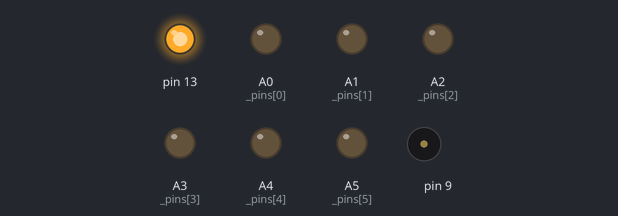
This sketch was run on a simulated Arduino Uno, built with avr-gcc and run on an emulated ATmega328P. On the bench: output pins drawn as LEDs (lit = HIGH), buzzer (waves = sounding).

Above: at 25.64 s.
At 27.89 s:
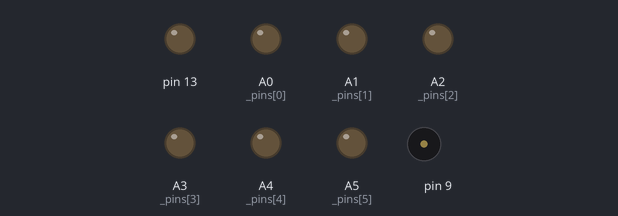
Timing chart, 0 to 28.5 s (numbered marks = the images above):
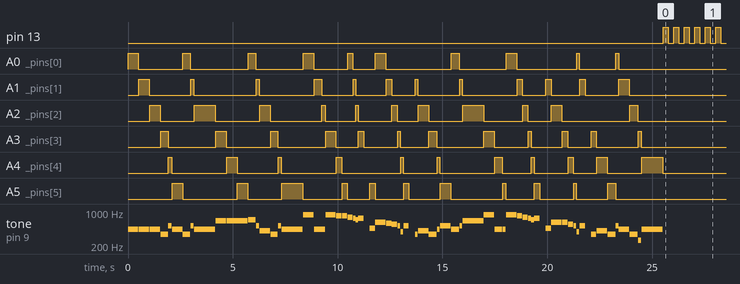

Measured:
- by itself, pin 13: alternates HIGH for 0.25 s and LOW for 0.25 s

The sketch:

imperial_march.ino
```cpp
#include <Arduino.h>
#include "pitches.h"
#include "play_tone.h"

#define N_NOTES         71


struct song imperial_march[] = {
                                {NOTE_A4,  500},
                                {NOTE_A4,  500},
                                {NOTE_A4,  500},
                                {NOTE_F4,  350},
                                {NOTE_C5,  150},
                                {NOTE_A4,  500},
                                {NOTE_F4,  350},
                                {NOTE_C5,  150},
                                {NOTE_A4, 1000}, // 9 notas

                                {NOTE_E5,  500}, // 10 notas
                                {NOTE_E5,  500},
                                {NOTE_E5,  500},
                                {NOTE_F5,  350},
                                {NOTE_C5,  150},
                                {NOTE_GS4, 500},
                                {NOTE_F4,  350},
                                {NOTE_C5,  150},
                                {NOTE_A4, 1000},  // 18 notas

                                {NOTE_A5,  500},
                                {NOTE_A4,  350}, // 20 notas
                                {NOTE_A4,  150},
                                {NOTE_A5,  500},
                                {NOTE_GS5, 250},
                                {NOTE_GS5, 250},
                                {NOTE_G5,  250},
                                {NOTE_FS5, 100},
                                {NOTE_F5,  100},
                                {NOTE_FS5, 250},
                                {       0, 250}, // 29 notas

                                {NOTE_AS4, 250}, // 30 notas
                                {NOTE_DS5, 500},
                                {NOTE_D5,  250},
                                {NOTE_CS5, 250},
                                {NOTE_C5,  125},
                                {NOTE_G4,  125},
                                {NOTE_C5,  250},
                                {       0, 250},

                                {NOTE_F4,  125},
                                {NOTE_GS4, 500},
                                {NOTE_F4,  375},  // 40 notas
                                {NOTE_A4,  125},
                                {NOTE_C5,  500},
                                {NOTE_A4,  375},
                                {NOTE_C5,  125},
                                {NOTE_E5, 1000},  // 45 notas

                                //more interesting stuff (this doesn't quite get it right somehow)
                                {NOTE_A5,  500},
                                {NOTE_A4,  350},
                                {NOTE_A4,  150},
                                {NOTE_A5,  500},
                                {NOTE_GS5, 250},  // 50 notas
                                {NOTE_G5,  250},
                                {NOTE_FS5, 125},
                                {NOTE_F5,  125},
                                {NOTE_FS5, 250},
                                {       0, 250},

                                {NOTE_AS4, 250},
                                {NOTE_DS5, 500},
                                {NOTE_DS5, 250},
                                {NOTE_CS5, 250},  // 59 notas
                                {NOTE_C5,  125},  // 60 notas
                                {NOTE_G4,  125},
                                {NOTE_C5,  250},
                                {       0, 250},

                                {NOTE_F4,  250},
                                {NOTE_GS4, 500},
                                {NOTE_F4,  375},
                                {NOTE_C5,  125},
                                {NOTE_A4,  500},
                                {NOTE_F4,  375},
                                {NOTE_C4,  150},  // 70 notas
                                {NOTE_A4, 1000}   // 71 notas
                               };

/*
struct song {

        int     _tone;
        short   _duration;

};

*/

void setup() {

        pinMode( A0, OUTPUT );
        pinMode( A1, OUTPUT );
        pinMode( A2, OUTPUT );
        pinMode( A3, OUTPUT );
        pinMode( A4, OUTPUT );
        pinMode( A5, OUTPUT );

        pinMode( 13, OUTPUT );
        playTone( 9, imperial_march, N_NOTES );

}


void loop() {

        digitalWrite(13, HIGH );
        delay(250);
        digitalWrite( 13, LOW );
        delay(250);


}
```

pitches.h
```cpp
#ifndef __PITCHES_H
#define __PITCHES_H

#define NOTE_B0  31
#define NOTE_C1  33
#define NOTE_CS1 35
#define NOTE_D1  37
#define NOTE_DS1 39
#define NOTE_E1  41
#define NOTE_F1  44
#define NOTE_FS1 46
#define NOTE_G1  49
#define NOTE_GS1 52
#define NOTE_A1  55
#define NOTE_AS1 58
#define NOTE_B1  62
#define NOTE_C2  65
#define NOTE_CS2 69
#define NOTE_D2  73
#define NOTE_DS2 78
#define NOTE_E2  82
#define NOTE_F2  87
#define NOTE_FS2 93
#define NOTE_G2  98
#define NOTE_GS2 104
#define NOTE_A2  110
#define NOTE_AS2 117
#define NOTE_B2  123
#define NOTE_C3  131
#define NOTE_CS3 139
#define NOTE_D3  147
#define NOTE_DS3 156
#define NOTE_E3  165
#define NOTE_F3  175
#define NOTE_FS3 185
#define NOTE_G3  196
#define NOTE_GS3 208
#define NOTE_A3  220
#define NOTE_AS3 233
#define NOTE_B3  247
#define NOTE_C4  262
#define NOTE_CS4 277
#define NOTE_D4  294
#define NOTE_DS4 311
#define NOTE_E4  330
#define NOTE_F4  349
#define NOTE_FS4 370
#define NOTE_G4  392
#define NOTE_GS4 415
#define NOTE_A4  440
#define NOTE_AS4 466
#define NOTE_B4  494
#define NOTE_C5  523
#define NOTE_CS5 554
#define NOTE_D5  587
#define NOTE_DS5 622
#define NOTE_E5  659
#define NOTE_F5  698
#define NOTE_FS5 740
#define NOTE_G5  784
#define NOTE_GS5 831
#define NOTE_A5  880
#define NOTE_AS5 932
#define NOTE_B5  988
#define NOTE_C6  1047
#define NOTE_CS6 1109
#define NOTE_D6  1175
#define NOTE_DS6 1245
#define NOTE_E6  1319
#define NOTE_F6  1397
#define NOTE_FS6 1480
#define NOTE_G6  1568
#define NOTE_GS6 1661
#define NOTE_A6  1760
#define NOTE_AS6 1865
#define NOTE_B6  1976
#define NOTE_C7  2093
#define NOTE_CS7 2217
#define NOTE_D7  2349
#define NOTE_DS7 2489
#define NOTE_E7  2637
#define NOTE_F7  2794
#define NOTE_FS7 2960
#define NOTE_G7  3136
#define NOTE_GS7 3322
#define NOTE_A7  3520
#define NOTE_AS7 3729
#define NOTE_B7  3951
#define NOTE_C8  4186
#define NOTE_CS8 4435
#define NOTE_D8  4699
#define NOTE_DS8 4978

#define NOTE_MAX NOTE_DS8

#endif
```

play_tone.cpp
```cpp
/*
 *	play_tone.cpp
 *
 * - Play tone based on pitches.h
 * - Define the interval (delay) between tone and noTone from the note itself
 *
 * Daniel Montanari (dmontanari@gmail.com)
 *
 *
 */

#include <Arduino.h>
#include "pitches.h"
#include "play_tone.h"

int _pins[6] = { A0,A1,A2,A3,A4,A5 };

void playTone( int _pin, struct song *s, int n_size ) {


	int i = 0;

	for ( i = 0; i < n_size; i++ ) {

                if ( s[i]._tone != 0 ) {

                        tone( _pin, s[i]._tone );
                        digitalWrite( _pins[i%6], HIGH );
                }

                delay( s[i]._duration );

                if ( s[i]._tone != 0 ) {

                        noTone( _pin );
                        digitalWrite( _pins[i%6], LOW );

                }

                delay(20);

	}

}
```

play_tone.h
```cpp
#ifndef __PLAY_TONE_H
#define __PLAY_TONE_H


struct song {

        int     _tone;
        short   _duration;

};


void playTone( int _pin, struct song *s, int n_size );


#endif // __PLAY_TONE_H
```
